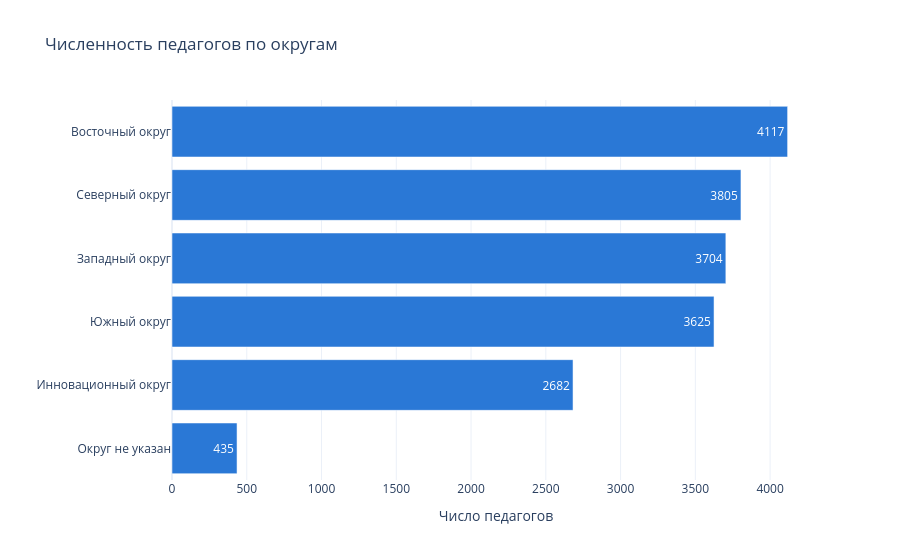

Write notebook code for a chart like this one.
### Code cell
fig = px.bar(okrug_counts, x='Педагогов', y='Округ', orientation='h', text='Педагогов',
             title='Численность педагогов по округам', color_discrete_sequence=['#2a78d6'])
fig.update_layout(template='plotly_white', xaxis_title='Число педагогов', yaxis_title='')
fig.show()

### Figure 1 — Plotly figure (JSON) as saved in the notebook; plotly's stock layout.template omitted (floating-point values rounded to 4 significant figures)
{"data": [{"hovertemplate": "Педагогов=%{text}<br>Округ=%{y}<extra></extra>", "legendgroup": "", "marker": {"color": "#2a78d6", "pattern": {"shape": ""}}, "name": "", "orientation": "h", "showlegend": false, "text": [435.0, 2682.0, 3625.0, 3704.0, 3805.0, 4117.0], "textposition": "auto", "x": [435, 2682, 3625, 3704, 3805, 4117], "xaxis": "x", "y": ["Округ не указан", "Инновационный округ", "Южный округ", "Западный округ", "Северный округ", "Восточный округ"], "yaxis": "y", "type": "bar"}], "layout": {"xaxis": {"anchor": "y", "domain": [0.0, 1.0], "title": {"text": "Число педагогов"}}, "yaxis": {"anchor": "x", "domain": [0.0, 1.0], "title": {"text": ""}}, "legend": {"tracegroupgap": 0}, "title": {"text": "Численность педагогов по округам"}, "barmode": "relative"}}
